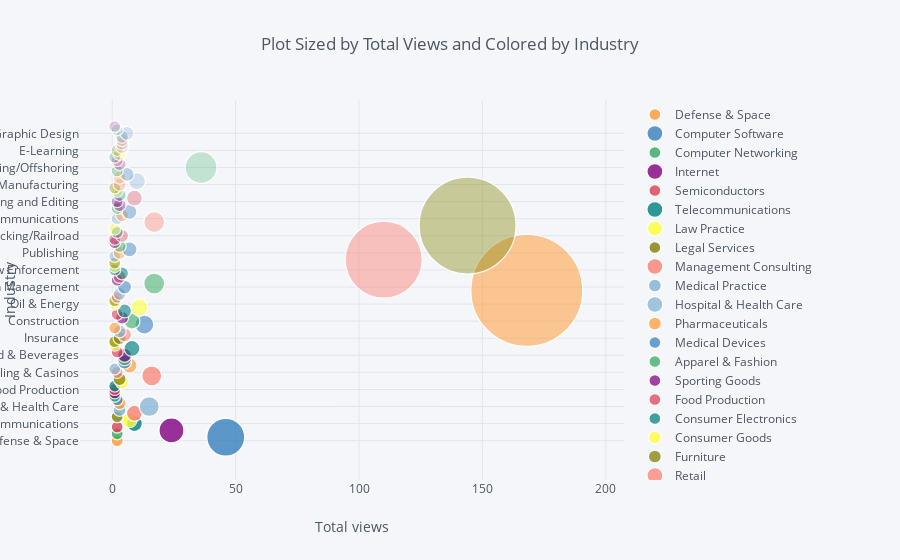

The code cell stored with this chart in its notebook:
### Code cell
colorscales = [
    'Greys', 'YlGnBu', 'Greens', 'YlOrRd', 'Bluered', 'RdBu', 'Reds', 'Blues',
    'Picnic', 'Rainbow', 'Portland', 'Jet', 'Hot', 'Blackbody', 'Earth',
    'Electric', 'Viridis', 'Cividis'
]
visitor_industry_df.iplot(x='Total views', y='Industry',  kind='bubble2d', xTitle='Total views', yTitle='Industry',
           theme='pearl', size='Total views',
         categories='Industry', title='Plot Sized by Total Views and Colored by Industry')

### Figure 1 — Plotly figure (JSON) as saved in the notebook; plotly's stock layout.template omitted (floating-point values rounded to 4 significant figures)
{"data": [{"marker": {"color": "rgba(255, 153, 51, 1.0)", "line": {"width": 1.3}, "opacity": 0.8, "size": [12], "symbol": "circle"}, "mode": "markers", "name": "Defense & Space", "textfont": {"color": "#4D5663"}, "type": "scatter", "uid": "83f1dda6-991f-4d06-91d8-e8ac4838b31d", "x": [2], "y": ["Defense & Space"]}, {"marker": {"color": "rgba(55, 128, 191, 1.0)", "line": {"width": 1.3}, "opacity": 0.8, "size": [38], "symbol": "circle"}, "mode": "markers", "name": "Computer Software", "textfont": {"color": "#4D5663"}, "type": "scatter", "uid": "b96add59-981d-4808-a485-41b417b723ee", "x": [46], "y": ["Computer Software"]}, {"marker": {"color": "rgba(50, 171, 96, 1.0)", "line": {"width": 1.3}, "opacity": 0.8, "size": [12], "symbol": "circle"}, "mode": "markers", "name": "Computer Networking", "textfont": {"color": "#4D5663"}, "type": "scatter", "uid": "e544f9a0-0b51-4804-844e-2e2b7f6b6e4f", "x": [2], "y": ["Computer Networking"]}, {"marker": {"color": "rgba(128, 0, 128, 1.0)", "line": {"width": 1.3}, "opacity": 0.8, "size": [25], "symbol": "circle"}, "mode": "markers", "name": "Internet", "textfont": {"color": "#4D5663"}, "type": "scatter", "uid": "bdde0fd2-b421-4f68-9346-c31ee29d5e51", "x": [24], "y": ["Internet"]}, {"marker": {"color": "rgba(219, 64, 82, 1.0)", "line": {"width": 1.3}, "opacity": 0.8, "size": [12], "symbol": "circle"}, "mode": "markers", "name": "Semiconductors", "textfont": {"color": "#4D5663"}, "type": "scatter", "uid": "2c427983-28ea-454d-ba5e-2a1addac7a27", "x": [2], "y": ["Semiconductors"]}, {"marker": {"color": "rgba(0, 128, 128, 1.0)", "line": {"width": 1.3}, "opacity": 0.8, "size": [16], "symbol": "circle"}, "mode": "markers", "name": "Telecommunications", "textfont": {"color": "#4D5663"}, "type": "scatter", "uid": "2bb6fba3-d6cf-4d51-bc3d-d887729358ae", "x": [9], "y": ["Telecommunications"]}, {"marker": {"color": "rgba(255, 255, 51, 1.0)", "line": {"width": 1.3}, "opacity": 0.8, "size": [15], "symbol": "circle"}, "mode": "markers", "name": "Law Practice", "textfont": {"color": "#4D5663"}, "type": "scatter", "uid": "9a821596-e29f-43e7-9cea-130f71b37f8b", "x": [7], "y": ["Law Practice"]}, {"marker": {"color": "rgba(128, 128, 0, 1.0)", "line": {"width": 1.3}, "opacity": 0.8, "size": [12], "symbol": "circle"}, "mode": "markers", "name": "Legal Services", "textfont": {"color": "#4D5663"}, "type": "scatter", "uid": "27a5417d-3e68-4881-b16a-b713516b0270", "x": [2], "y": ["Legal Services"]}, {"marker": {"color": "rgba(251, 128, 114, 1.0)", "line": {"width": 1.3}, "opacity": 0.8, "size": [16], "symbol": "circle"}, "mode": "markers", "name": "Management Consulting", "textfont": {"color": "#4D5663"}, "type": "scatter", "uid": "c60ee949-7ca2-47eb-8412-5c9ecc3b0bae", "x": [9], "y": ["Management Consulting"]}, {"marker": {"color": "rgba(128, 177, 211, 1.0)", "line": {"width": 1.3}, "opacity": 0.8, "size": [13], "symbol": "circle"}, "mode": "markers", "name": "Medical Practice", "textfont": {"color": "#4D5663"}, "type": "scatter", "uid": "b75b316b-a38d-4f9c-a206-6d0d427ac680", "x": [3], "y": ["Medical Practice"]}, {"marker": {"color": "rgba(128, 177, 211, 0.913978494623656)", "line": {"width": 1.3}, "opacity": 0.8, "size": [20], "symbol": "circle"}, "mode": "markers", "name": "Hospital & Health Care", "textfont": {"color": "#4D5663"}, "type": "scatter", "uid": "929cf6b8-8746-40ad-bdd0-cd5ef4fa5ace", "x": [15], "y": ["Hospital & Health Care"]}, {"marker": {"color": "rgba(255, 153, 51, 0.913978494623656)", "line": {"width": 1.3}, "opacity": 0.8, "size": [13], "symbol": "circle"}, "mode": "markers", "name": "Pharmaceuticals", "textfont": {"color": "#4D5663"}, "type": "scatter", "uid": "31f64321-4a8e-45f6-9c66-ae67073b362b", "x": [3], "y": ["Pharmaceuticals"]}, {"marker": {"color": "rgba(55, 128, 191, 0.913978494623656)", "line": {"width": 1.3}, "opacity": 0.8, "size": [12], "symbol": "circle"}, "mode": "markers", "name": "Medical Devices", "textfont": {"color": "#4D5663"}, "type": "scatter", "uid": "bc81ba09-e7d3-4f94-83de-ef2d1e8d4ba4", "x": [2], "y": ["Medical Devices"]}, {"marker": {"color": "rgba(50, 171, 96, 0.913978494623656)", "line": {"width": 1.3}, "opacity": 0.8, "size": [12], "symbol": "circle"}, "mode": "markers", "name": "Apparel & Fashion", "textfont": {"color": "#4D5663"}, "type": "scatter", "uid": "a475375a-290d-49de-968f-16580b1d0c60", "x": [1], "y": ["Apparel & Fashion"]}, {"marker": {"color": "rgba(128, 0, 128, 0.913978494623656)", "line": {"width": 1.3}, "opacity": 0.8, "size": [12], "symbol": "circle"}, "mode": "markers", "name": "Sporting Goods", "textfont": {"color": "#4D5663"}, "type": "scatter", "uid": "6a4e4003-b8f5-457c-a651-8e8800dd7b1c", "x": [1], "y": ["Sporting Goods"]}, {"marker": {"color": "rgba(219, 64, 82, 0.913978494623656)", "line": {"width": 1.3}, "opacity": 0.8, "size": [12], "symbol": "circle"}, "mode": "markers", "name": "Food Production", "textfont": {"color": "#4D5663"}, "type": "scatter", "uid": "07386c21-1943-4f20-83e2-fbfeb08661d7", "x": [1], "y": ["Food Production"]}, {"marker": {"color": "rgba(0, 128, 128, 0.913978494623656)", "line": {"width": 1.3}, "opacity": 0.8, "size": [12], "symbol": "circle"}, "mode": "markers", "name": "Consumer Electronics", "textfont": {"color": "#4D5663"}, "type": "scatter", "uid": "6a896d2b-953f-4948-b079-0847d59e880c", "x": [1], "y": ["Consumer Electronics"]}, {"marker": {"color": "rgba(255, 255, 51, 0.913978494623656)", "line": {"width": 1.3}, "opacity": 0.8, "size": [13], "symbol": "circle"}, "mode": "markers", "name": "Consumer Goods", "textfont": {"color": "#4D5663"}, "type": "scatter", "uid": "e6cd0a98-1204-495a-82f1-aed2d57d8fce", "x": [4], "y": ["Consumer Goods"]}, {"marker": {"color": "rgba(128, 128, 0, 0.913978494623656)", "line": {"width": 1.3}, "opacity": 0.8, "size": [13], "symbol": "circle"}, "mode": "markers", "name": "Furniture", "textfont": {"color": "#4D5663"}, "type": "scatter", "uid": "a7ecc111-eb40-416b-8869-1ac36cd734ae", "x": [3], "y": ["Furniture"]}, {"marker": {"color": "rgba(251, 128, 114, 0.913978494623656)", "line": {"width": 1.3}, "opacity": 0.8, "size": [20], "symbol": "circle"}, "mode": "markers", "name": "Retail", "textfont": {"color": "#4D5663"}, "type": "scatter", "uid": "485dce38-6740-45b9-a0eb-5ef98cd437f3", "x": [16], "y": ["Retail"]}, {"marker": {"color": "rgba(251, 128, 114, 0.8279569892473118)", "line": {"width": 1.3}, "opacity": 0.8, "size": [12], "symbol": "circle"}, "mode": "markers", "name": "Gambling & Casinos", "textfont": {"color": "#4D5663"}, "type": "scatter", "uid": "dba3e821-afab-4d7a-9744-dbf7c711a285", "x": [2], "y": ["Gambling & Casinos"]}, {"marker": {"color": "rgba(128, 177, 211, 0.8279569892473118)", "line": {"width": 1.3}, "opacity": 0.8, "size": [12], "symbol": "circle"}, "mode": "markers", "name": "Leisure, Travel & Tourism", "textfont": {"color": "#4D5663"}, "type": "scatter", "uid": "8afff796-98b4-4fe0-ab9c-8029dbc97da7", "x": [1], "y": ["Leisure, Travel & Tourism"]}, {"marker": {"color": "rgba(255, 153, 51, 0.8279569892473118)", "line": {"width": 1.3}, "opacity": 0.8, "size": [15], "symbol": "circle"}, "mode": "markers", "name": "Hospitality", "textfont": {"color": "#4D5663"}, "type": "scatter", "uid": "5b4c8973-f1f2-441e-8dbf-1207076f2392", "x": [7], "y": ["Hospitality"]}, {"marker": {"color": "rgba(55, 128, 191, 0.8279569892473118)", "line": {"width": 1.3}, "opacity": 0.8, "size": [14], "symbol": "circle"}, "mode": "markers", "name": "Restaurants", "textfont": {"color": "#4D5663"}, "type": "scatter", "uid": "854707d0-0d80-4a58-bafd-edc60d3c0a0f", "x": [5], "y": ["Restaurants"]}, {"marker": {"color": "rgba(50, 171, 96, 0.8279569892473118)", "line": {"width": 1.3}, "opacity": 0.8, "size": [14], "symbol": "circle"}, "mode": "markers", "name": "Sports", "textfont": {"color": "#4D5663"}, "type": "scatter", "uid": "3793fca5-38fa-4f4d-87af-5002e14c439e", "x": [5], "y": ["Sports"]}, {"marker": {"color": "rgba(128, 0, 128, 0.8279569892473118)", "line": {"width": 1.3}, "opacity": 0.8, "size": [14], "symbol": "circle"}, "mode": "markers", "name": "Food & Beverages", "textfont": {"color": "#4D5663"}, "type": "scatter", "uid": "bb1db890-884c-424f-9cc2-6497f55df823", "x": [5], "y": ["Food & Beverages"]}, {"marker": {"color": "rgba(219, 64, 82, 0.8279569892473118)", "line": {"width": 1.3}, "opacity": 0.8, "size": [12], "symbol": "circle"}, "mode": "markers", "name": "Motion Pictures and Film", "textfont": {"color": "#4D5663"}, "type": "scatter", "uid": "ed33d4d9-b08f-4307-a90a-e45f7c0d7e8c", "x": [2], "y": ["Motion Pictures and Film"]}, {"marker": {"color": "rgba(0, 128, 128, 0.8279569892473118)", "line": {"width": 1.3}, "opacity": 0.8, "size": [16], "symbol": "circle"}, "mode": "markers", "name": "Broadcast Media", "textfont": {"color": "#4D5663"}, "type": "scatter", "uid": "3a117d67-c20b-4f04-85b2-5efa62f912df", "x": [8], "y": ["Broadcast Media"]}, {"marker": {"color": "rgba(255, 255, 51, 0.8279569892473118)", "line": {"width": 1.3}, "opacity": 0.8, "size": [12], "symbol": "circle"}, "mode": "markers", "name": "Museums and Institutions", "textfont": {"color": "#4D5663"}, "type": "scatter", "uid": "d5f3781e-f4c6-4096-94fb-f34ee4274f36", "x": [1], "y": ["Museums and Institutions"]}, {"marker": {"color": "rgba(128, 128, 0, 0.8279569892473118)", "line": {"width": 1.3}, "opacity": 0.8, "size": [12], "symbol": "circle"}, "mode": "markers", "name": "Fine Art", "textfont": {"color": "#4D5663"}, "type": "scatter", "uid": "dad7e3f5-664e-4556-a509-67fc5c3eb202", "x": [1], "y": ["Fine Art"]}, {"marker": {"color": "rgba(128, 128, 0, 0.7419354838709677)", "line": {"width": 1.3}, "opacity": 0.8, "size": [13], "symbol": "circle"}, "mode": "markers", "name": "Insurance", "textfont": {"color": "#4D5663"}, "type": "scatter", "uid": "cba7f4b3-1c34-44d3-97c8-a6ce9ce58a19", "x": [3], "y": ["Insurance"]}, {"marker": {"color": "rgba(251, 128, 114, 0.7419354838709677)", "line": {"width": 1.3}, "opacity": 0.8, "size": [14], "symbol": "circle"}, "mode": "markers", "name": "Financial Services", "textfont": {"color": "#4D5663"}, "type": "scatter", "uid": "dcde8666-2a6a-4fd0-a8ac-d4e70145b28f", "x": [5], "y": ["Financial Services"]}, {"marker": {"color": "rgba(128, 177, 211, 0.7419354838709677)", "line": {"width": 1.3}, "opacity": 0.8, "size": [13], "symbol": "circle"}, "mode": "markers", "name": "Real Estate", "textfont": {"color": "#4D5663"}, "type": "scatter", "uid": "5a31218a-8862-43d6-9003-ade9e0649f36", "x": [3], "y": ["Real Estate"]}, {"marker": {"color": "rgba(255, 153, 51, 0.7419354838709677)", "line": {"width": 1.3}, "opacity": 0.8, "size": [12], "symbol": "circle"}, "mode": "markers", "name": "Investment Management", "textfont": {"color": "#4D5663"}, "type": "scatter", "uid": "d95c9aa7-0e5e-4bbe-a32c-3dcac81a3399", "x": [1], "y": ["Investment Management"]}, {"marker": {"color": "rgba(55, 128, 191, 0.7419354838709677)", "line": {"width": 1.3}, "opacity": 0.8, "size": [19], "symbol": "circle"}, "mode": "markers", "name": "Accounting", "textfont": {"color": "#4D5663"}, "type": "scatter", "uid": "0ff33e13-f2e9-480d-98c7-3add11cac6f0", "x": [13], "y": ["Accounting"]}, {"marker": {"color": "rgba(50, 171, 96, 0.7419354838709677)", "line": {"width": 1.3}, "opacity": 0.8, "size": [16], "symbol": "circle"}, "mode": "markers", "name": "Construction", "textfont": {"color": "#4D5663"}, "type": "scatter", "uid": "93f8c167-c048-4d14-97e4-d8056fc179ef", "x": [8], "y": ["Construction"]}, {"marker": {"color": "rgba(128, 0, 128, 0.7419354838709677)", "line": {"width": 1.3}, "opacity": 0.8, "size": [13], "symbol": "circle"}, "mode": "markers", "name": "Architecture & Planning", "textfont": {"color": "#4D5663"}, "type": "scatter", "uid": "212c8686-a6ea-449e-8ffc-6fcabd0b9cb5", "x": [4], "y": ["Architecture & Planning"]}, {"marker": {"color": "rgba(219, 64, 82, 0.7419354838709677)", "line": {"width": 1.3}, "opacity": 0.8, "size": [12], "symbol": "circle"}, "mode": "markers", "name": "Civil Engineering", "textfont": {"color": "#4D5663"}, "type": "scatter", "uid": "79f68fc2-80e7-4fe1-b5a0-9320268d24c3", "x": [2], "y": ["Civil Engineering"]}, {"marker": {"color": "rgba(0, 128, 128, 0.7419354838709677)", "line": {"width": 1.3}, "opacity": 0.8, "size": [14], "symbol": "circle"}, "mode": "markers", "name": "Automotive", "textfont": {"color": "#4D5663"}, "type": "scatter", "uid": "c5cc9a97-03b8-4e6b-937a-421d20cee525", "x": [5], "y": ["Automotive"]}, {"marker": {"color": "rgba(255, 255, 51, 0.7419354838709677)", "line": {"width": 1.3}, "opacity": 0.8, "size": [17], "symbol": "circle"}, "mode": "markers", "name": "Machinery", "textfont": {"color": "#4D5663"}, "type": "scatter", "uid": "921bcfba-e33c-49f9-981c-967f892ba386", "x": [11], "y": ["Machinery"]}, {"marker": {"color": "rgba(255, 255, 51, 0.6559139784946237)", "line": {"width": 1.3}, "opacity": 0.8, "size": [12], "symbol": "circle"}, "mode": "markers", "name": "Oil & Energy", "textfont": {"color": "#4D5663"}, "type": "scatter", "uid": "0fd41e3b-cb9f-4406-a63d-5d2d41281b0b", "x": [1], "y": ["Oil & Energy"]}, {"marker": {"color": "rgba(128, 128, 0, 0.6559139784946237)", "line": {"width": 1.3}, "opacity": 0.8, "size": [12], "symbol": "circle"}, "mode": "markers", "name": "Farming", "textfont": {"color": "#4D5663"}, "type": "scatter", "uid": "6aee6f7f-cc56-4e81-8101-8b15b8caa85e", "x": [1], "y": ["Farming"]}, {"marker": {"color": "rgba(251, 128, 114, 0.6559139784946237)", "line": {"width": 1.3}, "opacity": 0.8, "size": [12], "symbol": "circle"}, "mode": "markers", "name": "Dairy", "textfont": {"color": "#4D5663"}, "type": "scatter", "uid": "5fc9c5f8-b83f-4236-9f9f-f049765ce5ba", "x": [2], "y": ["Dairy"]}, {"marker": {"color": "rgba(128, 177, 211, 0.6559139784946237)", "line": {"width": 1.3}, "opacity": 0.8, "size": [13], "symbol": "circle"}, "mode": "markers", "name": "Primary/Secondary Education", "textfont": {"color": "#4D5663"}, "type": "scatter", "uid": "11080960-efe6-4e9c-b0af-aa13dd277973", "x": [3], "y": ["Primary/Secondary Education"]}, {"marker": {"color": "rgba(255, 153, 51, 0.6559139784946237)", "line": {"width": 1.3}, "opacity": 0.8, "size": [112], "symbol": "circle"}, "mode": "markers", "name": "Higher Education", "textfont": {"color": "#4D5663"}, "type": "scatter", "uid": "17527b1b-1fbf-4ab5-a348-a5b1389babe1", "x": [168], "y": ["Higher Education"]}, {"marker": {"color": "rgba(55, 128, 191, 0.6559139784946237)", "line": {"width": 1.3}, "opacity": 0.8, "size": [14], "symbol": "circle"}, "mode": "markers", "name": "Education Management", "textfont": {"color": "#4D5663"}, "type": "scatter", "uid": "0b397fa3-8887-4a34-a3da-fbb2eb09718c", "x": [5], "y": ["Education Management"]}, {"marker": {"color": "rgba(50, 171, 96, 0.6559139784946237)", "line": {"width": 1.3}, "opacity": 0.8, "size": [21], "symbol": "circle"}, "mode": "markers", "name": "Research", "textfont": {"color": "#4D5663"}, "type": "scatter", "uid": "17004c21-5f7e-4056-a989-5cfd0798b70c", "x": [17], "y": ["Research"]}, {"marker": {"color": "rgba(128, 0, 128, 0.6559139784946237)", "line": {"width": 1.3}, "opacity": 0.8, "size": [12], "symbol": "circle"}, "mode": "markers", "name": "Military", "textfont": {"color": "#4D5663"}, "type": "scatter", "uid": "8aa8be2d-3fe3-41cb-98bb-9f19745a5183", "x": [2], "y": ["Military"]}, {"marker": {"color": "rgba(219, 64, 82, 0.6559139784946237)", "line": {"width": 1.3}, "opacity": 0.8, "size": [13], "symbol": "circle"}, "mode": "markers", "name": "Government Administration", "textfont": {"color": "#4D5663"}, "type": "scatter", "uid": "65b2f77b-7910-4804-9482-15f209ea0dc5", "x": [3], "y": ["Government Administration"]}, {"marker": {"color": "rgba(0, 128, 128, 0.6559139784946237)", "line": {"width": 1.3}, "opacity": 0.8, "size": [13], "symbol": "circle"}, "mode": "markers", "name": "Executive Office", "textfont": {"color": "#4D5663"}, "type": "scatter", "uid": "5e30e11e-e509-4d40-a27f-53263bafe5c4", "x": [4], "y": ["Executive Office"]}, {"marker": {"color": "rgba(0, 128, 128, 0.5698924731182797)", "line": {"width": 1.3}, "opacity": 0.8, "size": [12], "symbol": "circle"}, "mode": "markers", "name": "Law Enforcement", "textfont": {"color": "#4D5663"}, "type": "scatter", "uid": "6b139daa-7f4e-428f-a8d8-da9127527bb2", "x": [1], "y": ["Law Enforcement"]}, {"marker": {"color": "rgba(255, 255, 51, 0.5698924731182797)", "line": {"width": 1.3}, "opacity": 0.8, "size": [12], "symbol": "circle"}, "mode": "markers", "name": "Public Safety", "textfont": {"color": "#4D5663"}, "type": "scatter", "uid": "3a222c54-e14c-447c-8477-4684b9e9b171", "x": [1], "y": ["Public Safety"]}, {"marker": {"color": "rgba(128, 128, 0, 0.5698924731182797)", "line": {"width": 1.3}, "opacity": 0.8, "size": [12], "symbol": "circle"}, "mode": "markers", "name": "Public Policy", "textfont": {"color": "#4D5663"}, "type": "scatter", "uid": "bb30881a-c7b7-4363-8caa-688f04552a4c", "x": [1], "y": ["Public Policy"]}, {"marker": {"color": "rgba(251, 128, 114, 0.5698924731182797)", "line": {"width": 1.3}, "opacity": 0.8, "size": [77], "symbol": "circle"}, "mode": "markers", "name": "Marketing and Advertising", "textfont": {"color": "#4D5663"}, "type": "scatter", "uid": "bf39b1de-a1b0-4645-9f17-c2ad24919251", "x": [110], "y": ["Marketing and Advertising"]}, {"marker": {"color": "rgba(128, 177, 211, 0.5698924731182797)", "line": {"width": 1.3}, "opacity": 0.8, "size": [12], "symbol": "circle"}, "mode": "markers", "name": "Newspapers", "textfont": {"color": "#4D5663"}, "type": "scatter", "uid": "341359ca-6817-4b7f-9260-dc61ca4e459f", "x": [1], "y": ["Newspapers"]}, {"marker": {"color": "rgba(255, 153, 51, 0.5698924731182797)", "line": {"width": 1.3}, "opacity": 0.8, "size": [13], "symbol": "circle"}, "mode": "markers", "name": "Publishing", "textfont": {"color": "#4D5663"}, "type": "scatter", "uid": "6fea38c5-9326-421d-90f1-0ef052e2d369", "x": [3], "y": ["Publishing"]}, {"marker": {"color": "rgba(55, 128, 191, 0.5698924731182797)", "line": {"width": 1.3}, "opacity": 0.8, "size": [15], "symbol": "circle"}, "mode": "markers", "name": "Information Services", "textfont": {"color": "#4D5663"}, "type": "scatter", "uid": "26914833-67a0-4a90-a121-25fb3d40bb44", "x": [7], "y": ["Information Services"]}, {"marker": {"color": "rgba(50, 171, 96, 0.5698924731182797)", "line": {"width": 1.3}, "opacity": 0.8, "size": [13], "symbol": "circle"}, "mode": "markers", "name": "Individual & Family Services", "textfont": {"color": "#4D5663"}, "type": "scatter", "uid": "99769831-124d-45b1-945e-27f7b171838d", "x": [3], "y": ["Individual & Family Services"]}, {"marker": {"color": "rgba(128, 0, 128, 0.5698924731182797)", "line": {"width": 1.3}, "opacity": 0.8, "size": [12], "symbol": "circle"}, "mode": "markers", "name": "Religious Institutions", "textfont": {"color": "#4D5663"}, "type": "scatter", "uid": "bdcb9dbd-e602-472c-affc-6327630947b0", "x": [1], "y": ["Religious Institutions"]}, {"marker": {"color": "rgba(219, 64, 82, 0.5698924731182797)", "line": {"width": 1.3}, "opacity": 0.8, "size": [12], "symbol": "circle"}, "mode": "markers", "name": "Civic & Social Organization", "textfont": {"color": "#4D5663"}, "type": "scatter", "uid": "799cd20d-e084-4fa0-84cc-8e9e27f10987", "x": [1], "y": ["Civic & Social Organization"]}, {"marker": {"color": "rgba(219, 64, 82, 0.48387096774193555)", "line": {"width": 1.3}, "opacity": 0.8, "size": [13], "symbol": "circle"}, "mode": "markers", "name": "Transportation/Trucking/Railroad", "textfont": {"color": "#4D5663"}, "type": "scatter", "uid": "42dea71e-cba6-4cce-a91a-b573ecb9b9ec", "x": [4], "y": ["Transportation/Trucking/Railroad"]}, {"marker": {"color": "rgba(0, 128, 128, 0.48387096774193555)", "line": {"width": 1.3}, "opacity": 0.8, "size": [12], "symbol": "circle"}, "mode": "markers", "name": "Warehousing", "textfont": {"color": "#4D5663"}, "type": "scatter", "uid": "47c21938-e3c9-4d8f-9c00-548004b35155", "x": [2], "y": ["Warehousing"]}, {"marker": {"color": "rgba(255, 255, 51, 0.48387096774193555)", "line": {"width": 1.3}, "opacity": 0.8, "size": [12], "symbol": "circle"}, "mode": "markers", "name": "Airlines/Aviation", "textfont": {"color": "#4D5663"}, "type": "scatter", "uid": "c0a3c518-aaf4-482a-bcec-f83f932370c0", "x": [1], "y": ["Airlines/Aviation"]}, {"marker": {"color": "rgba(128, 128, 0, 0.48387096774193555)", "line": {"width": 1.3}, "opacity": 0.8, "size": [97], "symbol": "circle"}, "mode": "markers", "name": "Information Technology and Services", "textfont": {"color": "#4D5663"}, "type": "scatter", "uid": "e2025284-55ad-4f3e-8e16-537e98bad954", "x": [144], "y": ["Information Technology and Services"]}, {"marker": {"color": "rgba(251, 128, 114, 0.48387096774193555)", "line": {"width": 1.3}, "opacity": 0.8, "size": [21], "symbol": "circle"}, "mode": "markers", "name": "Market Research", "textfont": {"color": "#4D5663"}, "type": "scatter", "uid": "5345d117-9a02-42ce-8608-0cbc36a34bdb", "x": [17], "y": ["Market Research"]}, {"marker": {"color": "rgba(128, 177, 211, 0.48387096774193555)", "line": {"width": 1.3}, "opacity": 0.8, "size": [12], "symbol": "circle"}, "mode": "markers", "name": "Public Relations and Communications", "textfont": {"color": "#4D5663"}, "type": "scatter", "uid": "d70d40c8-6d26-44f9-af5b-f9c7cebb1799", "x": [2], "y": ["Public Relations and Communications"]}, {"marker": {"color": "rgba(255, 153, 51, 0.48387096774193555)", "line": {"width": 1.3}, "opacity": 0.8, "size": [13], "symbol": "circle"}, "mode": "markers", "name": "Design", "textfont": {"color": "#4D5663"}, "type": "scatter", "uid": "6c9e5640-6201-4cb8-8418-07cd77b75061", "x": [4], "y": ["Design"]}, {"marker": {"color": "rgba(55, 128, 191, 0.48387096774193555)", "line": {"width": 1.3}, "opacity": 0.8, "size": [15], "symbol": "circle"}, "mode": "markers", "name": "Nonprofit Organization Management", "textfont": {"color": "#4D5663"}, "type": "scatter", "uid": "c52071c6-e185-43b5-99f3-6dc5445cd8b8", "x": [7], "y": ["Nonprofit Organization Management"]}, {"marker": {"color": "rgba(50, 171, 96, 0.48387096774193555)", "line": {"width": 1.3}, "opacity": 0.8, "size": [12], "symbol": "circle"}, "mode": "markers", "name": "Fund-Raising", "textfont": {"color": "#4D5663"}, "type": "scatter", "uid": "c88081d8-f565-4eb6-9519-10ac17a16ae0", "x": [2], "y": ["Fund-Raising"]}, {"marker": {"color": "rgba(128, 0, 128, 0.48387096774193555)", "line": {"width": 1.3}, "opacity": 0.8, "size": [13], "symbol": "circle"}, "mode": "markers", "name": "Program Development", "textfont": {"color": "#4D5663"}, "type": "scatter", "uid": "705b0942-15ac-4ae2-8f12-7fba06d22def", "x": [3], "y": ["Program Development"]}, {"marker": {"color": "rgba(128, 0, 128, 0.39784946236559154)", "line": {"width": 1.3}, "opacity": 0.8, "size": [12], "symbol": "circle"}, "mode": "markers", "name": "Writing and Editing", "textfont": {"color": "#4D5663"}, "type": "scatter", "uid": "e80368f1-9474-480f-8c93-30381dd5ea46", "x": [2], "y": ["Writing and Editing"]}, {"marker": {"color": "rgba(219, 64, 82, 0.39784946236559154)", "line": {"width": 1.3}, "opacity": 0.8, "size": [16], "symbol": "circle"}, "mode": "markers", "name": "Staffing and Recruiting", "textfont": {"color": "#4D5663"}, "type": "scatter", "uid": "144e79c1-b04a-4a79-8a27-edc50428329f", "x": [9], "y": ["Staffing and Recruiting"]}, {"marker": {"color": "rgba(0, 128, 128, 0.39784946236559154)", "line": {"width": 1.3}, "opacity": 0.8, "size": [13], "symbol": "circle"}, "mode": "markers", "name": "Venture Capital & Private Equity", "textfont": {"color": "#4D5663"}, "type": "scatter", "uid": "1c9c5b18-927b-411c-8e00-8f85d9c615a9", "x": [3], "y": ["Venture Capital & Private Equity"]}, {"marker": {"color": "rgba(255, 255, 51, 0.39784946236559154)", "line": {"width": 1.3}, "opacity": 0.8, "size": [12], "symbol": "circle"}, "mode": "markers", "name": "Events Services", "textfont": {"color": "#4D5663"}, "type": "scatter", "uid": "8bf06c2c-be47-4850-be54-329c88a823c8", "x": [2], "y": ["Events Services"]}, {"marker": {"color": "rgba(128, 128, 0, 0.39784946236559154)", "line": {"width": 1.3}, "opacity": 0.8, "size": [12], "symbol": "circle"}, "mode": "markers", "name": "Arts and Crafts", "textfont": {"color": "#4D5663"}, "type": "scatter", "uid": "4dac287c-720c-4530-87b5-e9401582106a", "x": [1], "y": ["Arts and Crafts"]}, {"marker": {"color": "rgba(251, 128, 114, 0.39784946236559154)", "line": {"width": 1.3}, "opacity": 0.8, "size": [13], "symbol": "circle"}, "mode": "markers", "name": "Electrical/Electronic Manufacturing", "textfont": {"color": "#4D5663"}, "type": "scatter", "uid": "cd191da8-ed1c-4fcc-8c43-9db72b3ce6fa", "x": [3], "y": ["Electrical/Electronic Manufacturing"]}, {"marker": {"color": "rgba(128, 177, 211, 0.39784946236559154)", "line": {"width": 1.3}, "opacity": 0.8, "size": [17], "symbol": "circle"}, "mode": "markers", "name": "Online Media", "textfont": {"color": "#4D5663"}, "type": "scatter", "uid": "20ae0389-6f3f-4add-bd61-f22fea79c10e", "x": [10], "y": ["Online Media"]}, {"marker": {"color": "rgba(255, 153, 51, 0.39784946236559154)", "line": {"width": 1.3}, "opacity": 0.8, "size": [13], "symbol": "circle"}, "mode": "markers", "name": "Music", "textfont": {"color": "#4D5663"}, "type": "scatter", "uid": "3eee7abf-699d-485f-b1dc-e249898af43e", "x": [3], "y": ["Music"]}, {"marker": {"color": "rgba(55, 128, 191, 0.39784946236559154)", "line": {"width": 1.3}, "opacity": 0.8, "size": [14], "symbol": "circle"}, "mode": "markers", "name": "Computer & Network Security", "textfont": {"color": "#4D5663"}, "type": "scatter", "uid": "e9469efd-369a-4db7-9de0-385dbba8b989", "x": [6], "y": ["Computer & Network Security"]}, {"marker": {"color": "rgba(50, 171, 96, 0.39784946236559154)", "line": {"width": 1.3}, "opacity": 0.8, "size": [12], "symbol": "circle"}, "mode": "markers", "name": "Facilities Services", "textfont": {"color": "#4D5663"}, "type": "scatter", "uid": "e973fb64-356f-48b8-8cb9-ece941cadb1d", "x": [2], "y": ["Facilities Services"]}, {"marker": {"color": "rgba(50, 171, 96, 0.31182795698924753)", "line": {"width": 1.3}, "opacity": 0.8, "size": [32], "symbol": "circle"}, "mode": "markers", "name": "Outsourcing/Offshoring", "textfont": {"color": "#4D5663"}, "type": "scatter", "uid": "49cdd353-9ebe-4136-add0-c4de86b569a7", "x": [36], "y": ["Outsourcing/Offshoring"]}, {"marker": {"color": "rgba(128, 0, 128, 0.31182795698924753)", "line": {"width": 1.3}, "opacity": 0.8, "size": [13], "symbol": "circle"}, "mode": "markers", "name": "Health, Wellness and Fitness", "textfont": {"color": "#4D5663"}, "type": "scatter", "uid": "2928e84a-f30a-46fd-b687-64b8b5c251bc", "x": [3], "y": ["Health, Wellness and Fitness"]}, {"marker": {"color": "rgba(219, 64, 82, 0.31182795698924753)", "line": {"width": 1.3}, "opacity": 0.8, "size": [12], "symbol": "circle"}, "mode": "markers", "name": "Media Production", "textfont": {"color": "#4D5663"}, "type": "scatter", "uid": "c9ae0faf-d84d-4dd7-ad99-7c3d8d7aca65", "x": [2], "y": ["Media Production"]}, {"marker": {"color": "rgba(0, 128, 128, 0.31182795698924753)", "line": {"width": 1.3}, "opacity": 0.8, "size": [12], "symbol": "circle"}, "mode": "markers", "name": "Capital Markets", "textfont": {"color": "#4D5663"}, "type": "scatter", "uid": "d4e3d7b6-9b55-4064-938c-862dc18fe588", "x": [1], "y": ["Capital Markets"]}, {"marker": {"color": "rgba(255, 255, 51, 0.31182795698924753)", "line": {"width": 1.3}, "opacity": 0.8, "size": [13], "symbol": "circle"}, "mode": "markers", "name": "Philanthropy", "textfont": {"color": "#4D5663"}, "type": "scatter", "uid": "28a5d89b-3c05-4de5-abcf-5856d631a196", "x": [3], "y": ["Philanthropy"]}, {"marker": {"color": "rgba(128, 128, 0, 0.31182795698924753)", "line": {"width": 1.3}, "opacity": 0.8, "size": [12], "symbol": "circle"}, "mode": "markers", "name": "E-Learning", "textfont": {"color": "#4D5663"}, "type": "scatter", "uid": "ee17869a-91df-4a70-b7aa-48d303550c7e", "x": [2], "y": ["E-Learning"]}, {"marker": {"color": "rgba(251, 128, 114, 0.31182795698924753)", "line": {"width": 1.3}, "opacity": 0.8, "size": [13], "symbol": "circle"}, "mode": "markers", "name": "Wholesale", "textfont": {"color": "#4D5663"}, "type": "scatter", "uid": "976731a9-a7ca-479d-af52-ec70a5fc9f32", "x": [4], "y": ["Wholesale"]}, {"marker": {"color": "rgba(128, 177, 211, 0.31182795698924753)", "line": {"width": 1.3}, "opacity": 0.8, "size": [13], "symbol": "circle"}, "mode": "markers", "name": "Mechanical or Industrial Engineering", "textfont": {"color": "#4D5663"}, "type": "scatter", "uid": "ceb21840-d7c6-4889-b950-da8f7ee9662a", "x": [4], "y": ["Mechanical or Industrial Engineering"]}, {"marker": {"color": "rgba(255, 153, 51, 0.31182795698924753)", "line": {"width": 1.3}, "opacity": 0.8, "size": [13], "symbol": "circle"}, "mode": "markers", "name": "Photography", "textfont": {"color": "#4D5663"}, "type": "scatter", "uid": "5b419cc4-d001-4226-aa63-1ca977e27fe7", "x": [4], "y": ["Photography"]}, {"marker": {"color": "rgba(55, 128, 191, 0.31182795698924753)", "line": {"width": 1.3}, "opacity": 0.8, "size": [13], "symbol": "circle"}, "mode": "markers", "name": "Human Resources", "textfont": {"color": "#4D5663"}, "type": "scatter", "uid": "5e3e97c7-ca2d-4008-9a89-20a20e6f7849", "x": [4], "y": ["Human Resources"]}, {"marker": {"color": "rgba(55, 128, 191, 0.22580645161290352)", "line": {"width": 1.3}, "opacity": 0.8, "size": [14], "symbol": "circle"}, "mode": "markers", "name": "Graphic Design", "textfont": {"color": "#4D5663"}, "type": "scatter", "uid": "f11aa72d-2000-4836-b25a-4b87bcb7e130", "x": [6], "y": ["Graphic Design"]}, {"marker": {"color": "rgba(50, 171, 96, 0.22580645161290352)", "line": {"width": 1.3}, "opacity": 0.8, "size": [12], "symbol": "circle"}, "mode": "markers", "name": "Industrial Automation", "textfont": {"color": "#4D5663"}, "type": "scatter", "uid": "e3db40f5-6781-4886-911c-18864ea06050", "x": [2], "y": ["Industrial Automation"]}, {"marker": {"color": "rgba(128, 0, 128, 0.22580645161290352)", "line": {"width": 1.3}, "opacity": 0.8, "size": [12], "symbol": "circle"}, "mode": "markers", "name": "Government Relations", "textfont": {"color": "#4D5663"}, "type": "scatter", "uid": "315bdd16-ae00-4e2b-a284-c36fbe5cd7fd", "x": [1], "y": ["Government Relations"]}], "layout": {"legend": {"bgcolor": "#F5F6F9", "font": {"color": "#4D5663"}}, "paper_bgcolor": "#F5F6F9", "plot_bgcolor": "#F5F6F9", "title": {"font": {"color": "#4D5663"}, "text": "Plot Sized by Total Views and Colored by Industry"}, "xaxis": {"gridcolor": "#E1E5ED", "showgrid": true, "tickfont": {"color": "#4D5663"}, "title": {"font": {"color": "#4D5663"}, "text": "Total views"}, "zerolinecolor": "#E1E5ED"}, "yaxis": {"gridcolor": "#E1E5ED", "showgrid": true, "tickfont": {"color": "#4D5663"}, "title": {"font": {"color": "#4D5663"}, "text": "Industry"}, "zerolinecolor": "#E1E5ED"}}}
